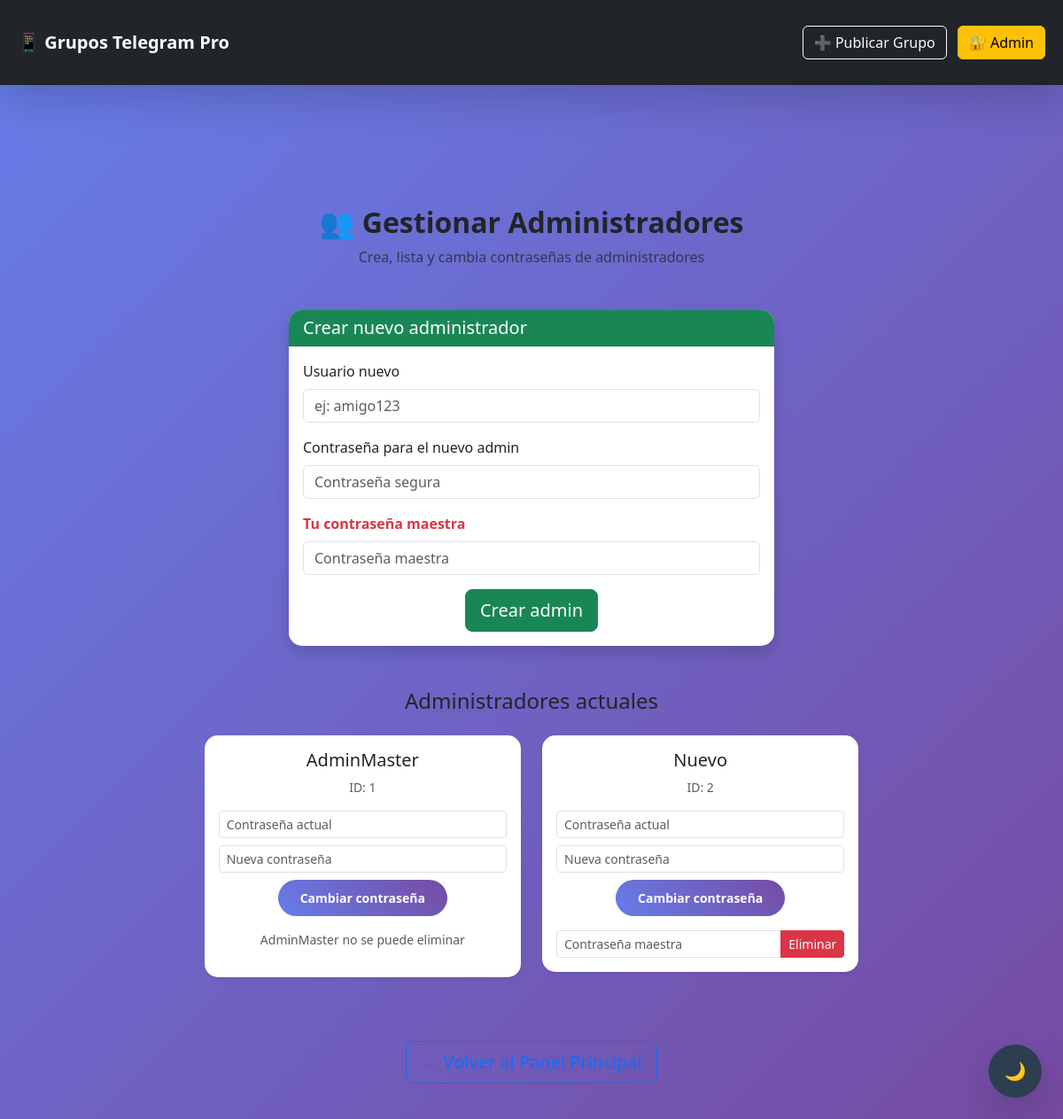
Page /admin/manage (signed in) on the committed database.
### models.py (models this page shows, shortened)
class AdminUser(UserMixin, db.Model):
    id = db.Column(db.Integer, primary_key=True)
    username = db.Column(db.String(80), unique=True, nullable=False)
    password = db.Column(db.String(200), nullable=False)

### app.py (the view, shortened to what this page needs)
@app.route('/admin/manage', methods=['GET', 'POST'])
@login_required
def manage_admins():
    admins = AdminUser.query.all()
    return render_template('admin/manage_admins.html', admins=admins)

### app.py (called while the page is built)
@app.context_processor
def utility_processor():
    def load_json(path):
        with open(path[1:], 'r', encoding='utf-8') as f:
            return json.load(f)
    return dict(load_json=load_json)

@login_manager.user_loader
def load_user(user_id):
    return AdminUser.query.get(int(user_id))

### templates/admin/manage_admins.html (shortened to what this page needs)
{% extends "base.html" %}
{% block content %}
<div class="container mt-5">
    <div class="text-center mb-5">
        <h2 class="fw-bold">👥 Gestionar Administradores</h2>
        <p class="text-muted">Crea, lista y cambia contraseñas de administradores</p>
    </div>
    <div class="row justify-content-center mb-5">
        <div class="col-lg-6">
            <div class="card shadow">
                <div class="card-header bg-success text-white">
                    <h5 class="mb-0">Crear nuevo administrador</h5>
                </div>
                <div class="card-body">
                    <form method="POST">
                        <div class="mb-3">
                            <label class="form-label">Usuario nuevo</label>
                            <input type="text" name="new_username" class="form-control" placeholder="ej: amigo123" required>
                        </div>
                        <div class="mb-3">
                            <label class="form-label">Contraseña para el nuevo admin</label>
                            <input type="password" name="new_password" class="form-control" placeholder="Contraseña segura" required>
                        </div>
                        <div class="mb-3">
                            <label class="form-label text-danger fw-bold">Tu contraseña maestra</label>
                            <input type="password" name="master_password" class="form-control" placeholder="Contraseña maestra" required>
                        </div>
                        <div class="text-center">
                            <button type="submit" name="action" value="create_admin" class="btn btn-success btn-lg">Crear admin</button>
                        </div>
                    </form>
                </div>
            </div>
        </div>
    </div>
    <h4 class="text-center mb-4">Administradores actuales</h4>
    {% if admins %}
    <div class="row justify-content-center">
           {% for admin in admins %}
        <div class="col-md-6 col-lg-4 mb-4">
            <div class="card shadow-sm">
                <div class="card-body text-center">
                    <h5 class="card-title">{{ admin.username }}</h5>
                    <p class="text-muted small">ID: {{ admin.id }}</p>
                    <form method="POST" class="mt-3">
                        <div class="input-group input-group-sm mb-2">
                            <input type="password" name="current_password" class="form-control" placeholder="Contraseña actual" required>
                        </div>
                        <div class="input-group input-group-sm mb-2">
                            <input type="password" name="new_password" class="form-control" placeholder="Nueva contraseña" required>
                        </div>
                        <button type="submit" class="btn btn-primary btn-sm">Cambiar contraseña</button>
                    </form>
                    {% if admin.username != "AdminMaster" %}
                    <form method="POST" class="mt-3" onsubmit="return confirm('¿Seguro que quieres eliminar a {{ admin.username }}?');">
                        <div class="input-group input-group-sm">
                            <input type="password" name="master_password" class="form-control" placeholder="Contraseña maestra" required>
                            <button type="submit" class="btn btn-danger btn-sm">Eliminar</button>
                        </div>
                    </form>
                    {% else %}
                    <p class="text-muted mt-3 small">AdminMaster no se puede eliminar</p>
                    {% endif %}
                </div>
            </div>
        </div>
    {% endfor %}
    </div>
    {% else %}
        <div class="alert alert-info text-center">No hay administradores registrados.</div>
    {% endif %}
    <div class="text-center mt-5">
        <a href="{{ url_for('admin_panel') }}" class="btn btn-outline-primary btn-lg">
        </a>
    </div>
</div>
{% endblock %}

### static/css/style.css (style rules this page uses)
body { font-family: 'Segoe UI', Tahoma, Geneva, Verdana, sans-serif; background: linear-gradient(135deg, #667eea 0%, #764ba2 100%); min-height: 100vh; margin: 0; }
.container { max-width: 1200px; padding: 20px; }
.card { border: none; border-radius: 15px; box-shadow: 0 10px 30px rgba(0,0,0,0.3); transition: transform 0.3s ease, box-shadow 0.3s ease; background: white; overflow: hidden; }
.btn-primary { background: linear-gradient(45deg, #667eea, #764ba2); border: none; border-radius: 50px; padding: 10px 25px; font-weight: bold; }

### rows in the picture
AdminUser: username "AdminMaster", id "1", shows "AdminMaster no se puede eliminar"
AdminUser: username "Nuevo", id "2"
